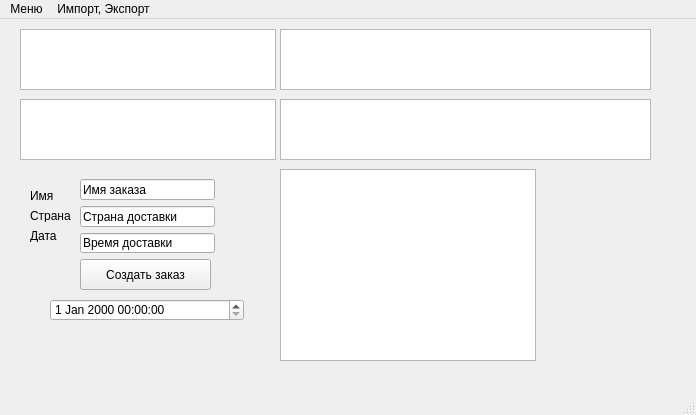
<?xml version="1.0" encoding="UTF-8"?>
<ui version="4.0">
 <class>MainWindow</class>
 <widget class="QMainWindow" name="MainWindow">
  <property name="enabled">
   <bool>true</bool>
  </property>
  <property name="geometry">
   <rect>
    <x>0</x>
    <y>0</y>
    <width>696</width>
    <height>415</height>
   </rect>
  </property>
  <property name="sizePolicy">
   <sizepolicy hsizetype="Expanding" vsizetype="Expanding">
    <horstretch>0</horstretch>
    <verstretch>0</verstretch>
   </sizepolicy>
  </property>
  <property name="minimumSize">
   <size>
    <width>0</width>
    <height>0</height>
   </size>
  </property>
  <property name="maximumSize">
   <size>
    <width>999999</width>
    <height>999999</height>
   </size>
  </property>
  <property name="cursor">
   <cursorShape>PointingHandCursor</cursorShape>
  </property>
  <property name="acceptDrops">
   <bool>false</bool>
  </property>
  <property name="windowTitle">
   <string>Управление заказами</string>
  </property>
  <property name="accessibleDescription">
   <string/>
  </property>
  <property name="animated">
   <bool>true</bool>
  </property>
  <property name="documentMode">
   <bool>false</bool>
  </property>
  <widget class="QWidget" name="centralwidget">
   <widget class="QWidget" name="layoutWidget">
    <property name="geometry">
     <rect>
      <x>80</x>
      <y>160</y>
      <width>135</width>
      <height>74</height>
     </rect>
    </property>
    <layout class="QVBoxLayout" name="verticalLayout">
     <item>
      <widget class="QLineEdit" name="line_orderName">
       <property name="text">
        <string>Имя заказа</string>
       </property>
      </widget>
     </item>
     <item>
      <widget class="QLineEdit" name="line_orderCountry">
       <property name="text">
        <string>Страна доставки</string>
       </property>
      </widget>
     </item>
     <item>
      <widget class="QLineEdit" name="line_orderDilivery">
       <property name="text">
        <string>Время доставки</string>
       </property>
      </widget>
     </item>
    </layout>
   </widget>
   <widget class="QPushButton" name="button_createOrder">
    <property name="geometry">
     <rect>
      <x>80</x>
      <y>240</y>
      <width>131</width>
      <height>31</height>
     </rect>
    </property>
    <property name="text">
     <string>Создать заказ</string>
    </property>
   </widget>
   <widget class="QDateTimeEdit" name="dateTime_Order">
    <property name="enabled">
     <bool>true</bool>
    </property>
    <property name="geometry">
     <rect>
      <x>50</x>
      <y>280</y>
      <width>194</width>
      <height>22</height>
     </rect>
    </property>
   </widget>
   <widget class="QListView" name="listView">
    <property name="geometry">
     <rect>
      <x>20</x>
      <y>80</y>
      <width>256</width>
      <height>61</height>
     </rect>
    </property>
   </widget>
   <widget class="QListWidget" name="listWidget">
    <property name="geometry">
     <rect>
      <x>20</x>
      <y>10</y>
      <width>256</width>
      <height>61</height>
     </rect>
    </property>
   </widget>
   <widget class="QTableView" name="tableView">
    <property name="geometry">
     <rect>
      <x>280</x>
      <y>10</y>
      <width>371</width>
      <height>61</height>
     </rect>
    </property>
   </widget>
   <widget class="QTableWidget" name="tableWidget">
    <property name="geometry">
     <rect>
      <x>280</x>
      <y>80</y>
      <width>371</width>
      <height>61</height>
     </rect>
    </property>
   </widget>
   <widget class="QColumnView" name="columnView">
    <property name="geometry">
     <rect>
      <x>280</x>
      <y>150</y>
      <width>256</width>
      <height>192</height>
     </rect>
    </property>
   </widget>
   <widget class="QLabel" name="label">
    <property name="geometry">
     <rect>
      <x>30</x>
      <y>170</y>
      <width>46</width>
      <height>13</height>
     </rect>
    </property>
    <property name="text">
     <string>Имя</string>
    </property>
   </widget>
   <widget class="QLabel" name="label_2">
    <property name="geometry">
     <rect>
      <x>30</x>
      <y>190</y>
      <width>46</width>
      <height>13</height>
     </rect>
    </property>
    <property name="text">
     <string>Страна</string>
    </property>
   </widget>
   <widget class="QLabel" name="label_3">
    <property name="geometry">
     <rect>
      <x>30</x>
      <y>210</y>
      <width>46</width>
      <height>13</height>
     </rect>
    </property>
    <property name="text">
     <string>Дата</string>
    </property>
   </widget>
  </widget>
  <widget class="QMenuBar" name="menubar">
   <property name="geometry">
    <rect>
     <x>0</x>
     <y>0</y>
     <width>696</width>
     <height>21</height>
    </rect>
   </property>
   <widget class="QMenu" name="menu">
    <property name="title">
     <string>Меню</string>
    </property>
    <addaction name="action_Quit"/>
   </widget>
   <widget class="QMenu" name="menu_2">
    <property name="title">
     <string>Импорт, Экспорт</string>
    </property>
    <addaction name="action_loadFromFile"/>
    <addaction name="action_uploadToFile"/>
   </widget>
   <addaction name="menu"/>
   <addaction name="menu_2"/>
  </widget>
  <widget class="QStatusBar" name="statusbar"/>
  <action name="action_Quit">
   <property name="text">
    <string>Выход</string>
   </property>
  </action>
  <action name="action">
   <property name="text">
    <string>Сохранить в файл</string>
   </property>
  </action>
  <action name="action_loadFromFile">
   <property name="text">
    <string>Загрузить из файла</string>
   </property>
  </action>
  <action name="action_uploadToFile">
   <property name="text">
    <string>Сохранить в файл</string>
   </property>
  </action>
 </widget>
 <resources/>
 <connections/>
</ui>
